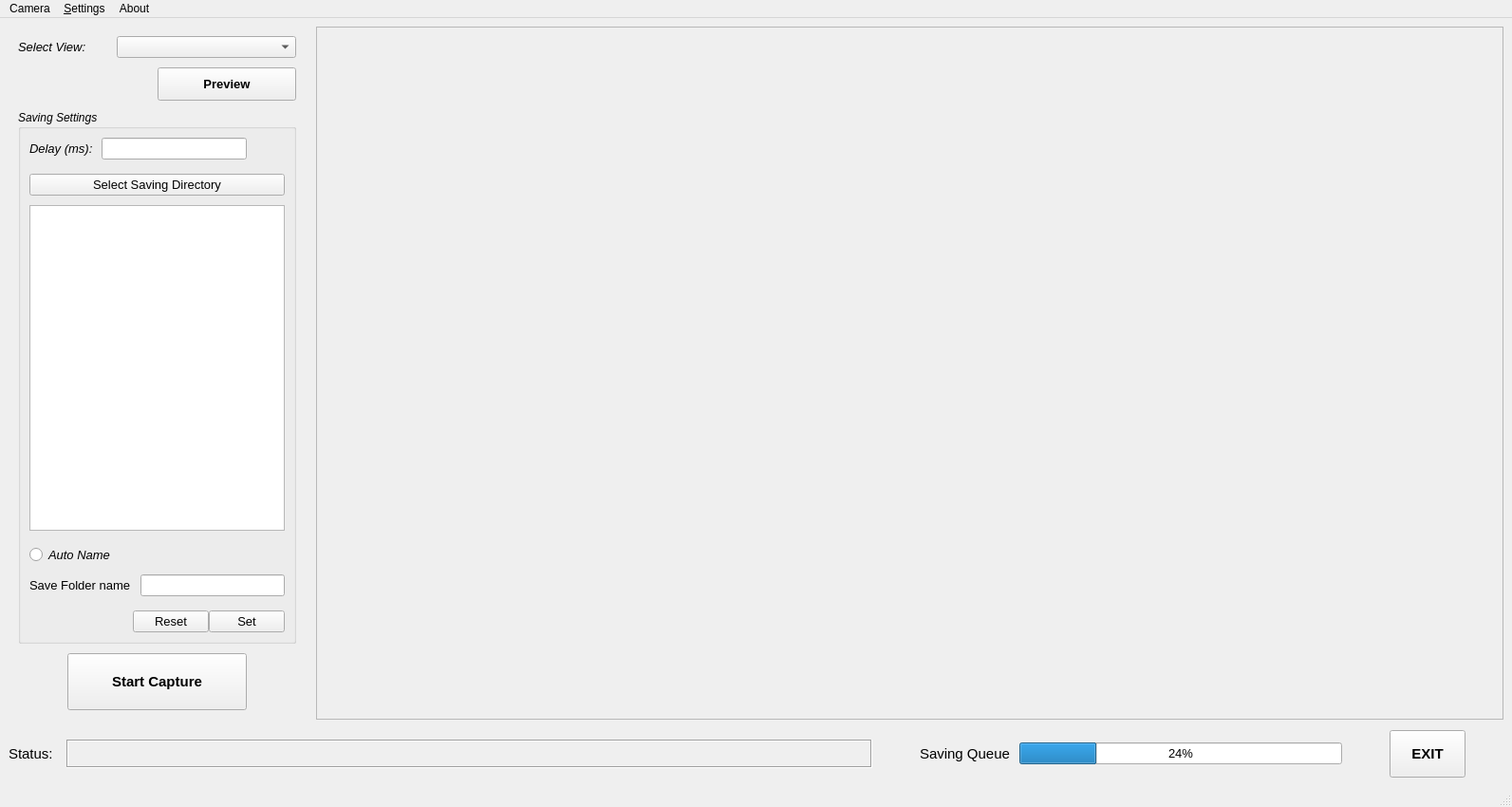
<?xml version="1.0" encoding="UTF-8"?>
<ui version="4.0">
 <class>MainWindow</class>
 <widget class="QMainWindow" name="MainWindow">
  <property name="windowModality">
   <enum>Qt::NonModal</enum>
  </property>
  <property name="geometry">
   <rect>
    <x>0</x>
    <y>0</y>
    <width>1593</width>
    <height>850</height>
   </rect>
  </property>
  <property name="windowTitle">
   <string>K4a App</string>
  </property>
  <property name="windowIcon">
   <iconset>
    <normaloff>icons/Icon.png</normaloff>icons/Icon.png</iconset>
  </property>
  <property name="windowOpacity">
   <double>1.000000000000000</double>
  </property>
  <widget class="QWidget" name="centralwidget">
   <layout class="QGridLayout" name="gridLayout_2">
    <item row="0" column="0">
     <layout class="QVBoxLayout" name="verticalLayout_6" stretch="10,0,0">
      <property name="spacing">
       <number>10</number>
      </property>
      <item>
       <layout class="QHBoxLayout" name="horizontalLayout_8" stretch="1,0,4">
        <property name="spacing">
         <number>10</number>
        </property>
        <item>
         <layout class="QVBoxLayout" name="verticalLayout" stretch="2,6,3">
          <property name="spacing">
           <number>10</number>
          </property>
          <property name="leftMargin">
           <number>10</number>
          </property>
          <property name="topMargin">
           <number>10</number>
          </property>
          <property name="rightMargin">
           <number>10</number>
          </property>
          <property name="bottomMargin">
           <number>10</number>
          </property>
          <item>
           <layout class="QVBoxLayout" name="verticalLayout_5">
            <item>
             <layout class="QHBoxLayout" name="horizontalLayout_2" stretch="1,2">
              <item>
               <widget class="QLabel" name="label">
                <property name="font">
                 <font>
                  <pointsize>10</pointsize>
                  <italic>true</italic>
                 </font>
                </property>
                <property name="text">
                 <string>Select View:</string>
                </property>
               </widget>
              </item>
              <item>
               <widget class="QComboBox" name="SelectView_Combo">
                <property name="font">
                 <font>
                  <pointsize>10</pointsize>
                 </font>
                </property>
               </widget>
              </item>
             </layout>
            </item>
            <item>
             <layout class="QHBoxLayout" name="horizontalLayout_6" stretch="1,1">
              <property name="spacing">
               <number>2</number>
              </property>
              <item>
               <spacer name="horizontalSpacer_2">
                <property name="orientation">
                 <enum>Qt::Horizontal</enum>
                </property>
                <property name="sizeHint" stdset="0">
                 <size>
                  <width>40</width>
                  <height>20</height>
                 </size>
                </property>
               </spacer>
              </item>
              <item>
               <widget class="QPushButton" name="Preview_PB">
                <property name="minimumSize">
                 <size>
                  <width>0</width>
                  <height>35</height>
                 </size>
                </property>
                <property name="font">
                 <font>
                  <pointsize>10</pointsize>
                  <bold>true</bold>
                 </font>
                </property>
                <property name="text">
                 <string>Preview</string>
                </property>
               </widget>
              </item>
             </layout>
            </item>
           </layout>
          </item>
          <item>
           <widget class="QGroupBox" name="groupBox">
            <property name="font">
             <font>
              <italic>true</italic>
             </font>
            </property>
            <property name="title">
             <string>Saving Settings</string>
            </property>
            <layout class="QGridLayout" name="gridLayout">
             <property name="verticalSpacing">
              <number>15</number>
             </property>
             <item row="0" column="0">
              <layout class="QHBoxLayout" name="horizontalLayout_3" stretch="1,2,0">
               <item>
                <widget class="QLabel" name="label_2">
                 <property name="font">
                  <font>
                   <pointsize>10</pointsize>
                   <italic>true</italic>
                  </font>
                 </property>
                 <property name="text">
                  <string>Delay (ms): </string>
                 </property>
                </widget>
               </item>
               <item>
                <widget class="QLineEdit" name="Delay_Edit">
                 <property name="font">
                  <font>
                   <pointsize>10</pointsize>
                   <italic>true</italic>
                  </font>
                 </property>
                </widget>
               </item>
               <item>
                <spacer name="horizontalSpacer_8">
                 <property name="orientation">
                  <enum>Qt::Horizontal</enum>
                 </property>
                 <property name="sizeHint" stdset="0">
                  <size>
                   <width>40</width>
                   <height>20</height>
                  </size>
                 </property>
                </spacer>
               </item>
              </layout>
             </item>
             <item row="1" column="0">
              <layout class="QVBoxLayout" name="verticalLayout_3">
               <property name="spacing">
                <number>10</number>
               </property>
               <item>
                <widget class="QPushButton" name="Select_Saving_Dir_PB">
                 <property name="font">
                  <font>
                   <pointsize>10</pointsize>
                   <italic>false</italic>
                  </font>
                 </property>
                 <property name="text">
                  <string>Select Saving Directory</string>
                 </property>
                </widget>
               </item>
               <item>
                <widget class="QTreeView" name="treeView"/>
               </item>
              </layout>
             </item>
             <item row="2" column="0">
              <layout class="QVBoxLayout" name="verticalLayout_4">
               <property name="spacing">
                <number>10</number>
               </property>
               <item>
                <widget class="QRadioButton" name="AutoName_Radio">
                 <property name="font">
                  <font>
                   <pointsize>10</pointsize>
                   <italic>true</italic>
                  </font>
                 </property>
                 <property name="text">
                  <string>Auto Name</string>
                 </property>
                </widget>
               </item>
               <item>
                <layout class="QHBoxLayout" name="horizontalLayout_4">
                 <item>
                  <widget class="QLabel" name="label_3">
                   <property name="font">
                    <font>
                     <pointsize>10</pointsize>
                     <italic>false</italic>
                    </font>
                   </property>
                   <property name="text">
                    <string>Save Folder name</string>
                   </property>
                  </widget>
                 </item>
                 <item>
                  <widget class="QLineEdit" name="Save_Folder_Edit">
                   <property name="font">
                    <font>
                     <pointsize>10</pointsize>
                     <italic>true</italic>
                    </font>
                   </property>
                  </widget>
                 </item>
                </layout>
               </item>
              </layout>
             </item>
             <item row="3" column="0">
              <layout class="QHBoxLayout" name="horizontalLayout_5">
               <item>
                <spacer name="horizontalSpacer">
                 <property name="orientation">
                  <enum>Qt::Horizontal</enum>
                 </property>
                 <property name="sizeHint" stdset="0">
                  <size>
                   <width>40</width>
                   <height>20</height>
                  </size>
                 </property>
                </spacer>
               </item>
               <item>
                <widget class="QPushButton" name="Reset_PB">
                 <property name="font">
                  <font>
                   <pointsize>10</pointsize>
                   <italic>false</italic>
                  </font>
                 </property>
                 <property name="text">
                  <string>Reset</string>
                 </property>
                </widget>
               </item>
               <item>
                <widget class="QPushButton" name="Set_PB">
                 <property name="font">
                  <font>
                   <pointsize>10</pointsize>
                   <italic>false</italic>
                  </font>
                 </property>
                 <property name="text">
                  <string>Set</string>
                 </property>
                </widget>
               </item>
              </layout>
             </item>
            </layout>
           </widget>
          </item>
          <item>
           <layout class="QGridLayout" name="gridLayout_3" columnstretch="1,4,1" columnminimumwidth="0,0,0">
            <property name="leftMargin">
             <number>5</number>
            </property>
            <property name="topMargin">
             <number>0</number>
            </property>
            <property name="rightMargin">
             <number>5</number>
            </property>
            <property name="horizontalSpacing">
             <number>5</number>
            </property>
            <item row="0" column="2">
             <spacer name="horizontalSpacer_7">
              <property name="orientation">
               <enum>Qt::Horizontal</enum>
              </property>
              <property name="sizeHint" stdset="0">
               <size>
                <width>40</width>
                <height>20</height>
               </size>
              </property>
             </spacer>
            </item>
            <item row="0" column="1">
             <widget class="QPushButton" name="Capture_PB">
              <property name="minimumSize">
               <size>
                <width>0</width>
                <height>60</height>
               </size>
              </property>
              <property name="font">
               <font>
                <pointsize>11</pointsize>
                <italic>false</italic>
                <bold>true</bold>
               </font>
              </property>
              <property name="text">
               <string>Start Capture</string>
              </property>
             </widget>
            </item>
            <item row="0" column="0">
             <spacer name="horizontalSpacer_6">
              <property name="orientation">
               <enum>Qt::Horizontal</enum>
              </property>
              <property name="sizeHint" stdset="0">
               <size>
                <width>40</width>
                <height>20</height>
               </size>
              </property>
             </spacer>
            </item>
           </layout>
          </item>
         </layout>
        </item>
        <item>
         <spacer name="horizontalSpacer_5">
          <property name="orientation">
           <enum>Qt::Horizontal</enum>
          </property>
          <property name="sizeHint" stdset="0">
           <size>
            <width>1</width>
            <height>2</height>
           </size>
          </property>
         </spacer>
        </item>
        <item>
         <widget class="QScrollArea" name="scrollArea">
          <property name="widgetResizable">
           <bool>true</bool>
          </property>
          <widget class="QWidget" name="scrollAreaWidgetContents_2">
           <property name="geometry">
            <rect>
             <x>0</x>
             <y>0</y>
             <width>1235</width>
             <height>698</height>
            </rect>
           </property>
           <widget class="QLabel" name="Image_Pane">
            <property name="geometry">
             <rect>
              <x>0</x>
              <y>0</y>
              <width>1231</width>
              <height>691</height>
             </rect>
            </property>
            <property name="sizePolicy">
             <sizepolicy hsizetype="Maximum" vsizetype="Maximum">
              <horstretch>0</horstretch>
              <verstretch>0</verstretch>
             </sizepolicy>
            </property>
            <property name="text">
             <string/>
            </property>
           </widget>
          </widget>
         </widget>
        </item>
       </layout>
      </item>
      <item>
       <spacer name="verticalSpacer">
        <property name="orientation">
         <enum>Qt::Vertical</enum>
        </property>
        <property name="sizeHint" stdset="0">
         <size>
          <width>20</width>
          <height>1</height>
         </size>
        </property>
       </spacer>
      </item>
      <item>
       <layout class="QHBoxLayout" name="horizontalLayout_7" stretch="0,10,0,0,4,0,0,0">
        <item>
         <widget class="QLabel" name="label_4">
          <property name="font">
           <font>
            <pointsize>11</pointsize>
            <italic>false</italic>
            <bold>false</bold>
           </font>
          </property>
          <property name="text">
           <string>Status: </string>
          </property>
         </widget>
        </item>
        <item>
         <widget class="QLabel" name="Status_TXT">
          <property name="sizePolicy">
           <sizepolicy hsizetype="Preferred" vsizetype="Fixed">
            <horstretch>0</horstretch>
            <verstretch>0</verstretch>
           </sizepolicy>
          </property>
          <property name="minimumSize">
           <size>
            <width>0</width>
            <height>30</height>
           </size>
          </property>
          <property name="font">
           <font>
            <pointsize>10</pointsize>
           </font>
          </property>
          <property name="frameShape">
           <enum>QFrame::Box</enum>
          </property>
          <property name="frameShadow">
           <enum>QFrame::Sunken</enum>
          </property>
          <property name="text">
           <string/>
          </property>
         </widget>
        </item>
        <item>
         <spacer name="horizontalSpacer_3">
          <property name="orientation">
           <enum>Qt::Horizontal</enum>
          </property>
          <property name="sizeHint" stdset="0">
           <size>
            <width>40</width>
            <height>20</height>
           </size>
          </property>
         </spacer>
        </item>
        <item>
         <widget class="QLabel" name="label_6">
          <property name="font">
           <font>
            <pointsize>11</pointsize>
            <italic>false</italic>
            <bold>false</bold>
           </font>
          </property>
          <property name="text">
           <string>Saving Queue</string>
          </property>
         </widget>
        </item>
        <item>
         <widget class="QProgressBar" name="progressBar">
          <property name="font">
           <font>
            <pointsize>10</pointsize>
           </font>
          </property>
          <property name="value">
           <number>24</number>
          </property>
         </widget>
        </item>
        <item>
         <spacer name="horizontalSpacer_4">
          <property name="orientation">
           <enum>Qt::Horizontal</enum>
          </property>
          <property name="sizeHint" stdset="0">
           <size>
            <width>40</width>
            <height>20</height>
           </size>
          </property>
         </spacer>
        </item>
        <item>
         <widget class="QPushButton" name="Exit_PB">
          <property name="minimumSize">
           <size>
            <width>0</width>
            <height>50</height>
           </size>
          </property>
          <property name="font">
           <font>
            <pointsize>11</pointsize>
            <bold>true</bold>
           </font>
          </property>
          <property name="text">
           <string>EXIT</string>
          </property>
         </widget>
        </item>
        <item>
         <spacer name="horizontalSpacer_9">
          <property name="orientation">
           <enum>Qt::Horizontal</enum>
          </property>
          <property name="sizeHint" stdset="0">
           <size>
            <width>40</width>
            <height>20</height>
           </size>
          </property>
         </spacer>
        </item>
       </layout>
      </item>
     </layout>
    </item>
   </layout>
  </widget>
  <widget class="QMenuBar" name="menubar">
   <property name="geometry">
    <rect>
     <x>0</x>
     <y>0</y>
     <width>1593</width>
     <height>26</height>
    </rect>
   </property>
   <widget class="QMenu" name="menuCamera">
    <property name="title">
     <string>Camera</string>
    </property>
    <addaction name="separator"/>
    <addaction name="actionConnect"/>
    <addaction name="actionDisconnect"/>
   </widget>
   <widget class="QMenu" name="menuAbout">
    <property name="title">
     <string>About</string>
    </property>
    <addaction name="actionVersion"/>
    <addaction name="separator"/>
    <addaction name="actionMore_Information"/>
   </widget>
   <widget class="QMenu" name="menuSettings">
    <property name="title">
     <string>&amp;Settings</string>
    </property>
    <widget class="QMenu" name="menu_Camera_Settings">
     <property name="title">
      <string>&amp;Camera Settings</string>
     </property>
     <widget class="QMenu" name="menuResolution">
      <property name="title">
       <string>Resolution</string>
      </property>
     </widget>
     <widget class="QMenu" name="menuColor_Format">
      <property name="title">
       <string>Color Format</string>
      </property>
     </widget>
     <widget class="QMenu" name="menuDepth_Mode">
      <property name="title">
       <string>Depth Mode</string>
      </property>
     </widget>
     <widget class="QMenu" name="menuFPS">
      <property name="title">
       <string>FPS</string>
      </property>
     </widget>
     <addaction name="menuResolution"/>
     <addaction name="menuColor_Format"/>
     <addaction name="menuDepth_Mode"/>
     <addaction name="menuFPS"/>
     <addaction name="separator"/>
     <addaction name="actionReset_2"/>
    </widget>
    <widget class="QMenu" name="menu_Saving_Settings">
     <property name="title">
      <string>&amp;Saving Settings</string>
     </property>
     <widget class="QMenu" name="menuSaving_Format">
      <property name="title">
       <string>Saving Format</string>
      </property>
      <addaction name="action_png"/>
      <addaction name="action_jpg"/>
      <addaction name="action_bmp"/>
      <addaction name="action_tiff"/>
     </widget>
     <addaction name="actionSaving_Dir"/>
     <addaction name="menuSaving_Format"/>
     <addaction name="separator"/>
    </widget>
    <addaction name="menu_Camera_Settings"/>
    <addaction name="menu_Saving_Settings"/>
   </widget>
   <addaction name="menuCamera"/>
   <addaction name="menuSettings"/>
   <addaction name="menuAbout"/>
  </widget>
  <widget class="QStatusBar" name="statusbar"/>
  <action name="actionResolution">
   <property name="text">
    <string>Resolution</string>
   </property>
  </action>
  <action name="actionColor_format">
   <property name="text">
    <string>Color &amp;format</string>
   </property>
  </action>
  <action name="actionSet_defaults">
   <property name="text">
    <string>Set defaults</string>
   </property>
  </action>
  <action name="actionVersion">
   <property name="text">
    <string>&amp;Version</string>
   </property>
  </action>
  <action name="actionMore_Information">
   <property name="text">
    <string>More Information</string>
   </property>
  </action>
  <action name="actionSet_saving_folder">
   <property name="text">
    <string>Set saving folder</string>
   </property>
  </action>
  <action name="actionpng">
   <property name="checkable">
    <bool>true</bool>
   </property>
   <property name="checked">
    <bool>true</bool>
   </property>
   <property name="text">
    <string>png</string>
   </property>
  </action>
  <action name="actionjpg">
   <property name="checkable">
    <bool>true</bool>
   </property>
   <property name="text">
    <string>jpg</string>
   </property>
  </action>
  <action name="actiontiff">
   <property name="checkable">
    <bool>true</bool>
   </property>
   <property name="text">
    <string>tiff</string>
   </property>
  </action>
  <action name="actionbmp">
   <property name="checkable">
    <bool>true</bool>
   </property>
   <property name="text">
    <string>bmp</string>
   </property>
  </action>
  <action name="actionConnect">
   <property name="text">
    <string>Connect</string>
   </property>
  </action>
  <action name="actionSaving_Dir">
   <property name="text">
    <string>Saving Dir.</string>
   </property>
  </action>
  <action name="actionDelay_Time">
   <property name="text">
    <string>Delay Time</string>
   </property>
  </action>
  <action name="actionReset">
   <property name="text">
    <string>Reset</string>
   </property>
  </action>
  <action name="actionReset_2">
   <property name="text">
    <string>Reset</string>
   </property>
  </action>
  <action name="action_png">
   <property name="checkable">
    <bool>true</bool>
   </property>
   <property name="checked">
    <bool>true</bool>
   </property>
   <property name="text">
    <string>.png</string>
   </property>
  </action>
  <action name="action_jpg">
   <property name="checkable">
    <bool>true</bool>
   </property>
   <property name="text">
    <string>.jpg</string>
   </property>
  </action>
  <action name="action_bmp">
   <property name="checkable">
    <bool>true</bool>
   </property>
   <property name="text">
    <string>.bmp</string>
   </property>
  </action>
  <action name="action_tiff">
   <property name="checkable">
    <bool>true</bool>
   </property>
   <property name="text">
    <string>.tiff</string>
   </property>
  </action>
  <action name="actionRES_720p">
   <property name="checkable">
    <bool>true</bool>
   </property>
   <property name="checked">
    <bool>true</bool>
   </property>
   <property name="text">
    <string>RES_720P</string>
   </property>
  </action>
  <action name="actionRES_1080p">
   <property name="checkable">
    <bool>true</bool>
   </property>
   <property name="text">
    <string>RES_1080p</string>
   </property>
  </action>
  <action name="actionRES_1440P">
   <property name="checkable">
    <bool>true</bool>
   </property>
   <property name="text">
    <string>RES_1440P</string>
   </property>
  </action>
  <action name="actionRES_1536P">
   <property name="checkable">
    <bool>true</bool>
   </property>
   <property name="text">
    <string>RES_1536P</string>
   </property>
  </action>
  <action name="actionRES_2160P">
   <property name="checkable">
    <bool>true</bool>
   </property>
   <property name="text">
    <string>RES_2160P</string>
   </property>
  </action>
  <action name="actionRES_3072P">
   <property name="checkable">
    <bool>true</bool>
   </property>
   <property name="text">
    <string>RES_3072P</string>
   </property>
  </action>
  <action name="actionReset_3">
   <property name="text">
    <string>Reset</string>
   </property>
  </action>
  <action name="actionCOLOR_BGRA32">
   <property name="checkable">
    <bool>true</bool>
   </property>
   <property name="checked">
    <bool>true</bool>
   </property>
   <property name="text">
    <string>COLOR_BGRA32</string>
   </property>
  </action>
  <action name="actionCOLOR_MJPG">
   <property name="checkable">
    <bool>true</bool>
   </property>
   <property name="text">
    <string>COLOR_MJPG</string>
   </property>
  </action>
  <action name="actionCOLOR_NV12">
   <property name="checkable">
    <bool>true</bool>
   </property>
   <property name="text">
    <string>COLOR_NV12</string>
   </property>
  </action>
  <action name="actionCOLOR_YUV2">
   <property name="checkable">
    <bool>true</bool>
   </property>
   <property name="text">
    <string>COLOR_YUV2</string>
   </property>
  </action>
  <action name="actionDisconnect">
   <property name="text">
    <string>Disconnect</string>
   </property>
  </action>
  <action name="actionNFOV_UNBINNED">
   <property name="checkable">
    <bool>true</bool>
   </property>
   <property name="checked">
    <bool>true</bool>
   </property>
   <property name="text">
    <string>NFOV_UNBINNED</string>
   </property>
  </action>
  <action name="actionNFOV_2X2BINNED">
   <property name="checkable">
    <bool>true</bool>
   </property>
   <property name="text">
    <string>NFOV_2X2BINNED</string>
   </property>
  </action>
  <action name="actionWFOV_UNBINNED">
   <property name="checkable">
    <bool>true</bool>
   </property>
   <property name="text">
    <string>WFOV_UNBINNED</string>
   </property>
  </action>
  <action name="actionWFOV_2X2BINNED">
   <property name="checkable">
    <bool>true</bool>
   </property>
   <property name="text">
    <string>WFOV_2X2BINNED</string>
   </property>
  </action>
  <action name="actionFPS_30">
   <property name="checkable">
    <bool>true</bool>
   </property>
   <property name="checked">
    <bool>true</bool>
   </property>
   <property name="text">
    <string>FPS_30</string>
   </property>
  </action>
  <action name="actionFPS_15">
   <property name="checkable">
    <bool>true</bool>
   </property>
   <property name="text">
    <string>FPS_15</string>
   </property>
  </action>
  <action name="actionFPS_5">
   <property name="checkable">
    <bool>true</bool>
   </property>
   <property name="checked">
    <bool>false</bool>
   </property>
   <property name="text">
    <string>FPS_5</string>
   </property>
  </action>
  <action name="actionSet">
   <property name="text">
    <string>Set</string>
   </property>
  </action>
 </widget>
 <resources/>
 <connections/>
</ui>
